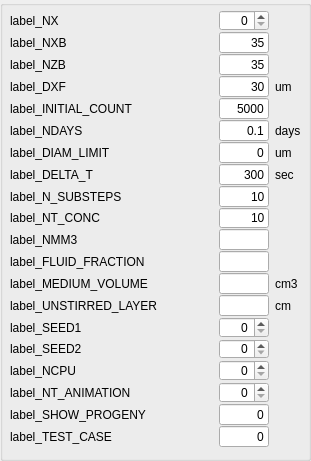
           <widget class="QGroupBox" name="groupBox_run1">
            <property name="geometry">
             <rect>
              <x>10</x>
              <y>20</y>
              <width>311</width>
              <height>461</height>
             </rect>
            </property>
            <property name="title">
             <string/>
            </property>
            <widget class="QWidget" name="layoutWidget">
             <property name="geometry">
              <rect>
               <x>10</x>
               <y>10</y>
               <width>291</width>
               <height>437</height>
              </rect>
             </property>
             <layout class="QGridLayout" name="gridLayout_GL4">
              <property name="verticalSpacing">
               <number>1</number>
              </property>
              <item row="0" column="0">
               <widget class="QMyLabel" name="label_NX">
                <property name="text">
                 <string>label_NX</string>
                </property>
                <property name="wordWrap">
                 <bool>false</bool>
                </property>
               </widget>
              </item>
              <item row="0" column="1">
               <spacer name="horizontalSpacer_12">
                <property name="orientation">
                 <enum>Qt::Horizontal</enum>
                </property>
                <property name="sizeHint" stdset="0">
                 <size>
                  <width>40</width>
                  <height>13</height>
                 </size>
                </property>
               </spacer>
              </item>
              <item row="0" column="2">
               <widget class="QSpinBox" name="spin_NX">
                <property name="maximumSize">
                 <size>
                  <width>50</width>
                  <height>16777215</height>
                 </size>
                </property>
                <property name="alignment">
                 <set>Qt::AlignRight|Qt::AlignTrailing|Qt::AlignVCenter</set>
                </property>
                <property name="maximum">
                 <number>999999999</number>
                </property>
               </widget>
              </item>
              <item row="4" column="1">
               <spacer name="horizontalSpacer_13">
                <property name="orientation">
                 <enum>Qt::Horizontal</enum>
                </property>
                <property name="sizeHint" stdset="0">
                 <size>
                  <width>40</width>
                  <height>13</height>
                 </size>
                </property>
               </spacer>
              </item>
              <item row="5" column="0">
               <widget class="QMyLabel" name="label_NDAYS">
                <property name="mouseTracking">
                 <bool>false</bool>
                </property>
                <property name="toolTip">
                 <string/>
                </property>
                <property name="text">
                 <string>label_NDAYS</string>
                </property>
                <property name="wordWrap">
                 <bool>false</bool>
                </property>
               </widget>
              </item>
              <item row="5" column="1">
               <spacer name="horizontalSpacer_29">
                <property name="orientation">
                 <enum>Qt::Horizontal</enum>
                </property>
                <property name="sizeHint" stdset="0">
                 <size>
                  <width>40</width>
                  <height>13</height>
                 </size>
                </property>
               </spacer>
              </item>
              <item row="18" column="0">
               <widget class="QMyLabel" name="label_SEED1">
                <property name="mouseTracking">
                 <bool>false</bool>
                </property>
                <property name="toolTip">
                 <string>seed vector for RNGs</string>
                </property>
                <property name="text">
                 <string>label_SEED1</string>
                </property>
                <property name="wordWrap">
                 <bool>false</bool>
                </property>
               </widget>
              </item>
              <item row="18" column="1">
               <spacer name="horizontalSpacer_30">
                <property name="orientation">
                 <enum>Qt::Horizontal</enum>
                </property>
                <property name="sizeHint" stdset="0">
                 <size>
                  <width>40</width>
                  <height>13</height>
                 </size>
                </property>
               </spacer>
              </item>
              <item row="18" column="2">
               <widget class="QSpinBox" name="spin_SEED1">
                <property name="maximumSize">
                 <size>
                  <width>50</width>
                  <height>16777215</height>
                 </size>
                </property>
                <property name="alignment">
                 <set>Qt::AlignRight|Qt::AlignTrailing|Qt::AlignVCenter</set>
                </property>
                <property name="maximum">
                 <number>999999999</number>
                </property>
               </widget>
              </item>
              <item row="19" column="0">
               <widget class="QMyLabel" name="label_SEED2">
                <property name="mouseTracking">
                 <bool>false</bool>
                </property>
                <property name="toolTip">
                 <string>seed vector for RNGs</string>
                </property>
                <property name="text">
                 <string>label_SEED2</string>
                </property>
                <property name="wordWrap">
                 <bool>false</bool>
                </property>
               </widget>
              </item>
              <item row="19" column="1">
               <spacer name="horizontalSpacer_31">
                <property name="orientation">
                 <enum>Qt::Horizontal</enum>
                </property>
                <property name="sizeHint" stdset="0">
                 <size>
                  <width>40</width>
                  <height>13</height>
                 </size>
                </property>
               </spacer>
              </item>
              <item row="19" column="2">
               <widget class="QSpinBox" name="spin_SEED2">
                <property name="maximumSize">
                 <size>
                  <width>50</width>
                  <height>16777215</height>
                 </size>
                </property>
                <property name="alignment">
                 <set>Qt::AlignRight|Qt::AlignTrailing|Qt::AlignVCenter</set>
                </property>
                <property name="maximum">
                 <number>999999999</number>
                </property>
               </widget>
              </item>
              <item row="5" column="2">
               <widget class="QLineEdit" name="line_NDAYS">
                <property name="maximumSize">
                 <size>
                  <width>50</width>
                  <height>16777215</height>
                 </size>
                </property>
                <property name="text">
                 <string>0.1</string>
                </property>
                <property name="alignment">
                 <set>Qt::AlignRight|Qt::AlignTrailing|Qt::AlignVCenter</set>
                </property>
               </widget>
              </item>
              <item row="21" column="0">
               <widget class="QMyLabel" name="label_NT_ANIMATION">
                <property name="toolTip">
                 <string>animation update interval</string>
                </property>
                <property name="text">
                 <string>label_NT_ANIMATION</string>
                </property>
               </widget>
              </item>
              <item row="21" column="1">
               <spacer name="horizontalSpacer_32">
                <property name="orientation">
                 <enum>Qt::Horizontal</enum>
                </property>
                <property name="sizeHint" stdset="0">
                 <size>
                  <width>40</width>
                  <height>13</height>
                 </size>
                </property>
               </spacer>
              </item>
              <item row="21" column="2">
               <widget class="QSpinBox" name="spin_NT_ANIMATION">
                <property name="maximumSize">
                 <size>
                  <width>50</width>
                  <height>16777215</height>
                 </size>
                </property>
                <property name="alignment">
                 <set>Qt::AlignRight|Qt::AlignTrailing|Qt::AlignVCenter</set>
                </property>
                <property name="maximum">
                 <number>999999999</number>
                </property>
               </widget>
              </item>
              <item row="5" column="3">
               <widget class="QLabel" name="units_NDAYS">
                <property name="text">
                 <string>days</string>
                </property>
               </widget>
              </item>
              <item row="20" column="0">
               <widget class="QMyLabel" name="label_NCPU">
                <property name="toolTip">
                 <string>animation update interval</string>
                </property>
                <property name="text">
                 <string>label_NCPU</string>
                </property>
               </widget>
              </item>
              <item row="20" column="1">
               <spacer name="horizontalSpacer_34">
                <property name="orientation">
                 <enum>Qt::Horizontal</enum>
                </property>
                <property name="sizeHint" stdset="0">
                 <size>
                  <width>40</width>
                  <height>13</height>
                 </size>
                </property>
               </spacer>
              </item>
              <item row="20" column="2">
               <widget class="QSpinBox" name="spin_NCPU">
                <property name="maximumSize">
                 <size>
                  <width>50</width>
                  <height>16777215</height>
                 </size>
                </property>
                <property name="alignment">
                 <set>Qt::AlignRight|Qt::AlignTrailing|Qt::AlignVCenter</set>
                </property>
                <property name="maximum">
                 <number>999999999</number>
                </property>
               </widget>
              </item>
              <item row="23" column="2">
               <widget class="QLineEdit" name="line_TEST_CASE">
                <property name="maximumSize">
                 <size>
                  <width>50</width>
                  <height>16777215</height>
                 </size>
                </property>
                <property name="text">
                 <string>0</string>
                </property>
                <property name="alignment">
                 <set>Qt::AlignRight|Qt::AlignTrailing|Qt::AlignVCenter</set>
                </property>
               </widget>
              </item>
              <item row="23" column="0">
               <widget class="QMyLabel" name="label_TEST_CASE">
                <property name="text">
                 <string>label_TEST_CASE</string>
                </property>
               </widget>
              </item>
              <item row="23" column="1">
               <spacer name="horizontalSpacer_33">
                <property name="orientation">
                 <enum>Qt::Horizontal</enum>
                </property>
                <property name="sizeHint" stdset="0">
                 <size>
                  <width>40</width>
                  <height>13</height>
                 </size>
                </property>
               </spacer>
              </item>
              <item row="4" column="0">
               <widget class="QMyLabel" name="label_INITIAL_COUNT">
                <property name="text">
                 <string>label_INITIAL_COUNT</string>
                </property>
               </widget>
              </item>
              <item row="4" column="2">
               <widget class="QLineEdit" name="line_INITIAL_COUNT">
                <property name="maximumSize">
                 <size>
                  <width>50</width>
                  <height>16777215</height>
                 </size>
                </property>
                <property name="text">
                 <string>5000</string>
                </property>
                <property name="alignment">
                 <set>Qt::AlignRight|Qt::AlignTrailing|Qt::AlignVCenter</set>
                </property>
               </widget>
              </item>
              <item row="7" column="0">
               <widget class="QMyLabel" name="label_DELTA_T">
                <property name="text">
                 <string>label_DELTA_T</string>
                </property>
               </widget>
              </item>
              <item row="7" column="1">
               <spacer name="horizontalSpacer_35">
                <property name="orientation">
                 <enum>Qt::Horizontal</enum>
                </property>
                <property name="sizeHint" stdset="0">
                 <size>
                  <width>40</width>
                  <height>13</height>
                 </size>
                </property>
               </spacer>
              </item>
              <item row="7" column="2">
               <widget class="QLineEdit" name="line_DELTA_T">
                <property name="maximumSize">
                 <size>
                  <width>50</width>
                  <height>16777215</height>
                 </size>
                </property>
                <property name="text">
                 <string>300</string>
                </property>
                <property name="alignment">
                 <set>Qt::AlignRight|Qt::AlignTrailing|Qt::AlignVCenter</set>
                </property>
               </widget>
              </item>
              <item row="9" column="0">
               <widget class="QMyLabel" name="label_NT_CONC">
                <property name="text">
                 <string>label_NT_CONC</string>
                </property>
               </widget>
              </item>
              <item row="9" column="1">
               <spacer name="horizontalSpacer_36">
                <property name="orientation">
                 <enum>Qt::Horizontal</enum>
                </property>
                <property name="sizeHint" stdset="0">
                 <size>
                  <width>13</width>
                  <height>28</height>
                 </size>
                </property>
               </spacer>
              </item>
              <item row="9" column="2">
               <widget class="QLineEdit" name="line_NT_CONC">
                <property name="maximumSize">
                 <size>
                  <width>50</width>
                  <height>16777215</height>
                 </size>
                </property>
                <property name="text">
                 <string>10</string>
                </property>
                <property name="alignment">
                 <set>Qt::AlignRight|Qt::AlignTrailing|Qt::AlignVCenter</set>
                </property>
               </widget>
              </item>
              <item row="10" column="0">
               <widget class="QMyLabel" name="label_NMM3">
                <property name="text">
                 <string>label_NMM3</string>
                </property>
               </widget>
              </item>
              <item row="10" column="1">
               <spacer name="horizontalSpacer_37">
                <property name="orientation">
                 <enum>Qt::Horizontal</enum>
                </property>
                <property name="sizeHint" stdset="0">
                 <size>
                  <width>40</width>
                  <height>13</height>
                 </size>
                </property>
               </spacer>
              </item>
              <item row="10" column="2">
               <widget class="QLineEdit" name="line_NMM3">
                <property name="maximumSize">
                 <size>
                  <width>50</width>
                  <height>16777215</height>
                 </size>
                </property>
                <property name="alignment">
                 <set>Qt::AlignRight|Qt::AlignTrailing|Qt::AlignVCenter</set>
                </property>
               </widget>
              </item>
              <item row="11" column="0">
               <widget class="QMyLabel" name="label_FLUID_FRACTION">
                <property name="text">
                 <string>label_FLUID_FRACTION</string>
                </property>
               </widget>
              </item>
              <item row="11" column="1">
               <spacer name="horizontalSpacer_38">
                <property name="orientation">
                 <enum>Qt::Horizontal</enum>
                </property>
                <property name="sizeHint" stdset="0">
                 <size>
                  <width>40</width>
                  <height>13</height>
                 </size>
                </property>
               </spacer>
              </item>
              <item row="11" column="2">
               <widget class="QLineEdit" name="line_FLUID_FRACTION">
                <property name="maximumSize">
                 <size>
                  <width>50</width>
                  <height>16777215</height>
                 </size>
                </property>
                <property name="alignment">
                 <set>Qt::AlignRight|Qt::AlignTrailing|Qt::AlignVCenter</set>
                </property>
               </widget>
              </item>
              <item row="7" column="3">
               <widget class="QLabel" name="units_DELTA_T">
                <property name="text">
                 <string>sec</string>
                </property>
               </widget>
              </item>
              <item row="12" column="1">
               <spacer name="horizontalSpacer_43">
                <property name="orientation">
                 <enum>Qt::Horizontal</enum>
                </property>
                <property name="sizeHint" stdset="0">
                 <size>
                  <width>40</width>
                  <height>13</height>
                 </size>
                </property>
               </spacer>
              </item>
              <item row="12" column="0">
               <widget class="QMyLabel" name="label_MEDIUM_VOLUME">
                <property name="text">
                 <string>label_MEDIUM_VOLUME</string>
                </property>
               </widget>
              </item>
              <item row="12" column="2">
               <widget class="QLineEdit" name="line_MEDIUM_VOLUME">
                <property name="maximumSize">
                 <size>
                  <width>50</width>
                  <height>16777215</height>
                 </size>
                </property>
                <property name="alignment">
                 <set>Qt::AlignRight|Qt::AlignTrailing|Qt::AlignVCenter</set>
                </property>
               </widget>
              </item>
              <item row="12" column="3">
               <widget class="QLabel" name="units_MEDIUM_VOLUME">
                <property name="text">
                 <string>cm3</string>
                </property>
               </widget>
              </item>
              <item row="22" column="0">
               <widget class="QMyLabel" name="label_SHOW_PROGENY">
                <property name="text">
                 <string>label_SHOW_PROGENY</string>
                </property>
               </widget>
              </item>
              <item row="22" column="1">
               <spacer name="horizontalSpacer_46">
                <property name="orientation">
                 <enum>Qt::Horizontal</enum>
                </property>
                <property name="sizeHint" stdset="0">
                 <size>
                  <width>40</width>
                  <height>13</height>
                 </size>
                </property>
               </spacer>
              </item>
              <item row="22" column="2">
               <widget class="QLineEdit" name="line_SHOW_PROGENY">
                <property name="maximumSize">
                 <size>
                  <width>50</width>
                  <height>16777215</height>
                 </size>
                </property>
                <property name="text">
                 <string>0</string>
                </property>
                <property name="alignment">
                 <set>Qt::AlignRight|Qt::AlignTrailing|Qt::AlignVCenter</set>
                </property>
               </widget>
              </item>
              <item row="1" column="2">
               <widget class="QLineEdit" name="line_NXB">
                <property name="maximumSize">
                 <size>
                  <width>50</width>
                  <height>16777215</height>
                 </size>
                </property>
                <property name="text">
                 <string>35</string>
                </property>
                <property name="alignment">
                 <set>Qt::AlignRight|Qt::AlignTrailing|Qt::AlignVCenter</set>
                </property>
               </widget>
              </item>
              <item row="1" column="0">
               <widget class="QMyLabel" name="label_NXB">
                <property name="text">
                 <string>label_NXB</string>
                </property>
               </widget>
              </item>
              <item row="1" column="1">
               <spacer name="horizontalSpacer_40">
                <property name="orientation">
                 <enum>Qt::Horizontal</enum>
                </property>
                <property name="sizeHint" stdset="0">
                 <size>
                  <width>40</width>
                  <height>13</height>
                 </size>
                </property>
               </spacer>
              </item>
              <item row="3" column="2">
               <widget class="QLineEdit" name="line_DXF">
                <property name="maximumSize">
                 <size>
                  <width>50</width>
                  <height>16777215</height>
                 </size>
                </property>
                <property name="text">
                 <string>30</string>
                </property>
                <property name="alignment">
                 <set>Qt::AlignRight|Qt::AlignTrailing|Qt::AlignVCenter</set>
                </property>
               </widget>
              </item>
              <item row="3" column="0">
               <widget class="QMyLabel" name="label_DXF">
                <property name="text">
                 <string>label_DXF</string>
                </property>
               </widget>
              </item>
              <item row="3" column="1">
               <spacer name="horizontalSpacer_39">
                <property name="orientation">
                 <enum>Qt::Horizontal</enum>
                </property>
                <property name="sizeHint" stdset="0">
                 <size>
                  <width>40</width>
                  <height>13</height>
                 </size>
                </property>
               </spacer>
              </item>
              <item row="2" column="0">
               <widget class="QMyLabel" name="label_NZB">
                <property name="text">
                 <string>label_NZB</string>
                </property>
               </widget>
              </item>
              <item row="2" column="1">
               <spacer name="horizontalSpacer_48">
                <property name="orientation">
                 <enum>Qt::Horizontal</enum>
                </property>
                <property name="sizeHint" stdset="0">
                 <size>
                  <width>40</width>
                  <height>13</height>
                 </size>
                </property>
               </spacer>
              </item>
              <item row="2" column="2">
               <widget class="QLineEdit" name="line_NZB">
                <property name="maximumSize">
                 <size>
                  <width>50</width>
                  <height>16777215</height>
                 </size>
                </property>
                <property name="text">
                 <string>35</string>
                </property>
                <property name="alignment">
                 <set>Qt::AlignRight|Qt::AlignTrailing|Qt::AlignVCenter</set>
                </property>
               </widget>
              </item>
              <item row="3" column="3">
               <widget class="QLabel" name="alabel_11">
                <property name="text">
                 <string>um</string>
                </property>
               </widget>
              </item>
              <item row="6" column="0">
               <widget class="QMyLabel" name="label_DIAM_LIMIT">
                <property name="text">
                 <string>label_DIAM_LIMIT</string>
                </property>
               </widget>
              </item>
              <item row="6" column="1">
               <spacer name="horizontalSpacer_49">
                <property name="orientation">
                 <enum>Qt::Horizontal</enum>
                </property>
                <property name="sizeHint" stdset="0">
                 <size>
                  <width>40</width>
                  <height>13</height>
                 </size>
                </property>
               </spacer>
              </item>
              <item row="6" column="2">
               <widget class="QLineEdit" name="line_DIAM_LIMIT">
                <property name="maximumSize">
                 <size>
                  <width>50</width>
                  <height>16777215</height>
                 </size>
                </property>
                <property name="text">
                 <string>0</string>
                </property>
                <property name="alignment">
                 <set>Qt::AlignRight|Qt::AlignTrailing|Qt::AlignVCenter</set>
                </property>
               </widget>
              </item>
              <item row="6" column="3">
               <widget class="QLabel" name="alabel_diamlimit">
                <property name="text">
                 <string>um</string>
                </property>
               </widget>
              </item>
              <item row="8" column="2">
               <widget class="QLineEdit" name="line_N_SUBSTEPS">
                <property name="maximumSize">
                 <size>
                  <width>50</width>
                  <height>16777215</height>
                 </size>
                </property>
                <property name="text">
                 <string>10</string>
                </property>
                <property name="alignment">
                 <set>Qt::AlignRight|Qt::AlignTrailing|Qt::AlignVCenter</set>
                </property>
               </widget>
              </item>
              <item row="8" column="1">
               <spacer name="horizontalSpacer_42">
                <property name="orientation">
                 <enum>Qt::Horizontal</enum>
                </property>
                <property name="sizeHint" stdset="0">
                 <size>
                  <width>13</width>
                  <height>28</height>
                 </size>
                </property>
               </spacer>
              </item>
              <item row="8" column="0">
               <widget class="QMyLabel" name="label_N_SUBSTEPS">
                <property name="text">
                 <string>label_N_SUBSTEPS</string>
                </property>
               </widget>
              </item>
              <item row="13" column="3">
               <widget class="QLabel" name="units_layer">
                <property name="text">
                 <string>cm</string>
                </property>
               </widget>
              </item>
              <item row="13" column="2">
               <widget class="QLineEdit" name="line_UNSTIRRED_LAYER">
                <property name="maximumSize">
                 <size>
                  <width>50</width>
                  <height>16777215</height>
                 </size>
                </property>
                <property name="alignment">
                 <set>Qt::AlignRight|Qt::AlignTrailing|Qt::AlignVCenter</set>
                </property>
               </widget>
              </item>
              <item row="13" column="1">
               <spacer name="horizontalSpacer_47">
                <property name="orientation">
                 <enum>Qt::Horizontal</enum>
                </property>
                <property name="sizeHint" stdset="0">
                 <size>
                  <width>40</width>
                  <height>13</height>
                 </size>
                </property>
               </spacer>
              </item>
              <item row="13" column="0">
               <widget class="QMyLabel" name="label_UNSTIRRED_LAYER">
                <property name="text">
                 <string>label_UNSTIRRED_LAYER</string>
                </property>
               </widget>
              </item>
             </layout>
            </widget>
           </widget>
